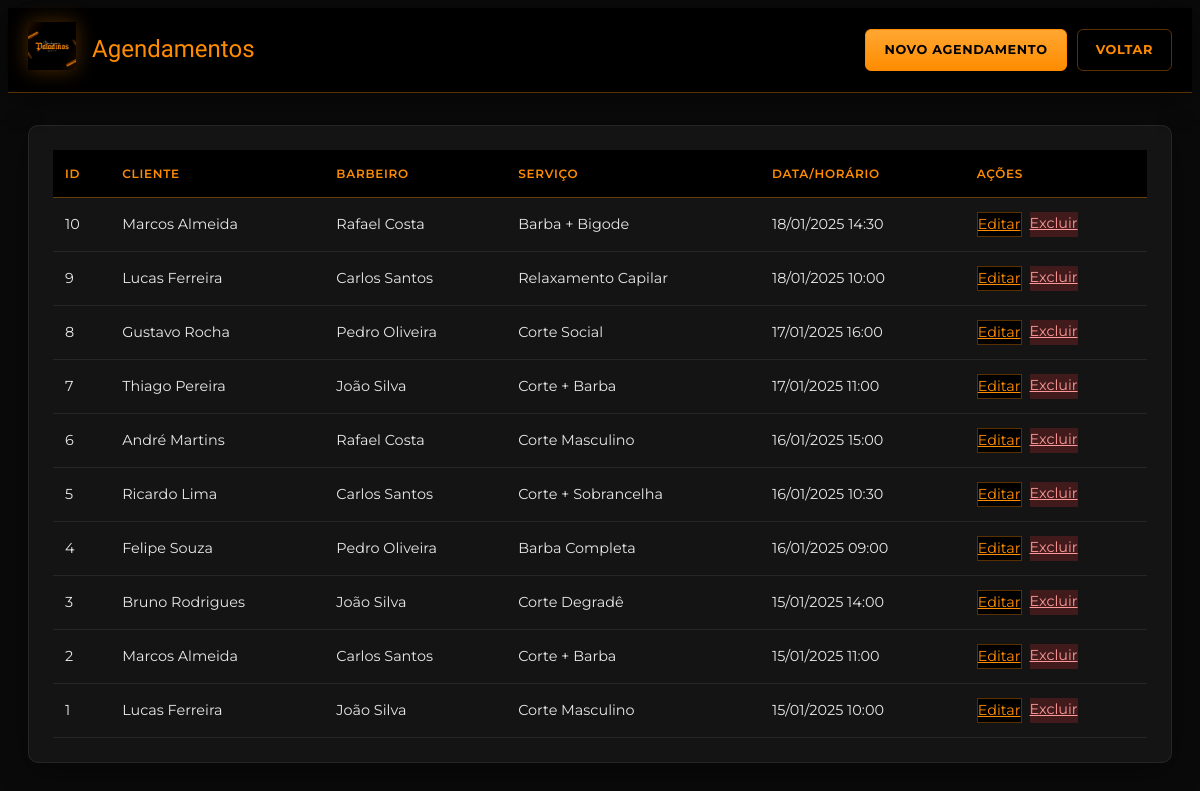
The page /admin/agendamento/listar-agendamento.php on the database its author committed.
### tables this page shows
CREATE TABLE `agendamento` (
  `id` int(11) NOT NULL,
  `nome_cliente` varchar(50) NOT NULL,
  `email_cliente` varchar(100) NOT NULL,
  `telefone_cliente` varchar(13) NOT NULL,
  `barbeiro` int(11) NOT NULL,
  `servico` varchar(100) NOT NULL,
  `horario` datetime NOT NULL
);

CREATE TABLE `barbeiros` (
  `id` int(11) NOT NULL,
  `email` varchar(100) NOT NULL,
  `senha` varchar(50) NOT NULL,
  `nome` varchar(100) NOT NULL,
  `descricao` varchar(300) NOT NULL
);

### admin/agendamento/listar-agendamento.php (the view, shortened to what this page needs)
<?php
    require_once(__DIR__ . "/../conectaMYSQL.php");
?>
<!DOCTYPE html>
<html lang="pt-BR">
<head>
<?php
require_once dirname(__DIR__, 2) . '/includes/admin/bootstrap.php';
?>
</head>
<body class="admin-body">
    <div class="table-container">
        <table>
            <thead>
                <tr>
                    <th>ID</th>
                    <th>Cliente</th>
                    <th>Barbeiro</th>
                    <th>Serviço</th>
                    <th>Data/Horário</th>
                    <th>Ações</th>
                </tr>
            </thead>
            <tbody>
        <?php
            $sql = "SELECT a.*, b.nome as nome_barbeiro
                    FROM agendamento a
                    LEFT JOIN barbeiros b ON a.barbeiro = b.id
                    ORDER BY a.horario DESC";
            $resultado = mysqli_query($connect, $sql);
            if(mysqli_num_rows($resultado) > 0) {
                while($dados = mysqli_fetch_array($resultado)) {
                    echo "<tr>";
                    echo "<td>" . $dados['id'] . "</td>";
                    echo "<td>" . $dados['nome_cliente'] . "</td>";
                    echo "<td>" . htmlspecialchars($dados['nome_barbeiro'] ? $dados['nome_barbeiro'] : 'Barbeiro #' . $dados['barbeiro']) . "</td>";
                    echo "<td>" . htmlspecialchars($dados['servico']) . "</td>";
                    echo "<td>" . date('d/m/Y H:i', strtotime($dados['horario'])) . "</td>";
                    echo "<td class='actions-cell'>";
                    echo "<a href='?query=admin/agendamento/agendamento-form-editar&id=" . $dados['id'] . "' class='btn-edit'>Editar</a>";
                    echo "<a href='?query=admin/agendamento/agendamento-excluir&id=" . $dados['id'] . "' class='btn-delete'>Excluir</a>";
                    echo "</td>";
                    echo "</tr>";
                }
            } else {
                echo "<tr><td colspan='5' class='empty-message'>Nenhum agendamento encontrado.</td></tr>";
            }
        ?>
            </tbody>
        </table>
    </div>
</body>
</html>

### assets/css/paladinos-theme.css (style rules this page uses)
:root { --pal-preto: #000000; --pal-fundo: #0a0a0a; --pal-card: #141414; --pal-card-hover: #1c1c1c; --pal-laranja: #ff8c00; --pal-laranja-claro: #ffa733; --pal-laranja-escuro: #e67e00; --pal-branco: #ffffff; --pal-texto: #e8e8e8; --pal-texto-suave: #a8a8a8; --pal-borda: rgba(255, 140, 0, 0.35); --pal-borda-suave: rgba(255, 255, 255, 0.08); --pal-glow: 0 0 20px rgba(255, 140, 0, 0.35); --pal-glow-forte: 0 0 28px rgba(255, 140, 0, 0.55); --font-corpo: 'Montserrat', 'Segoe UI', sans-serif; --font-gotica: 'UnifrakturMaguntia', Georgia, serif; --font-script: 'Great Vibes', cursive; --raio: 10px; --raio-sm: 6px; }
body { background: var(--pal-fundo); color: var(--pal-texto); font-family: var(--font-corpo); line-height: 1.6; }

### assets/css/admin-paladinos.css (style rules this page uses)
body.admin-body { background: var(--pal-fundo); color: var(--pal-texto); min-height: 100vh; }
.admin-btn-danger, .btn-delete { background: rgba(200, 50, 50, 0.25) !important; color: #ff9999 !important; border-color: rgba(220, 80, 80, 0.5) !important; }
.btn-edit, .admin-btn-edit { background: var(--pal-preto) !important; color: var(--pal-laranja) !important; border: 1px solid var(--pal-borda) !important; }
.table-container { background: var(--pal-card); border: 1px solid var(--pal-borda-suave); border-radius: var(--raio); padding: 24px; overflow-x: auto; box-shadow: 0 8px 32px rgba(0, 0, 0, 0.4); }
.admin-table, .table-container table { width: 100%; border-collapse: collapse; }
.admin-table thead, .table-container thead { background: var(--pal-preto); }
.admin-table thead th, .table-container thead th { padding: 14px 12px; text-align: left; font-weight: 600; font-size: 0.75rem; text-transform: uppercase; letter-spacing: 0.06em; color: var(--pal-laranja); border-bottom: 1px solid var(--pal-borda); }
.admin-table tbody tr, .table-container tbody tr { border-bottom: 1px solid var(--pal-borda-suave); transition: background 0.2s; }
.admin-table tbody td, .table-container tbody td { padding: 14px 12px; font-size: 0.9rem; color: var(--pal-texto); }
.actions-cell { display: flex; flex-wrap: wrap; gap: 8px; }

### rows shown on the page
agendamento: id "10", nome_cliente "Marcos Almeida", barbeiro.nome "Rafael Costa", servico "Barba + Bigode", horario "18/01/2025 14:30"
agendamento: id "9", nome_cliente "Lucas Ferreira", barbeiro.nome "Carlos Santos", servico "Relaxamento Capilar", horario "18/01/2025 10:00"
agendamento: id "8", nome_cliente "Gustavo Rocha", barbeiro.nome "Pedro Oliveira", servico "Corte Social", horario "17/01/2025 16:00"
agendamento: id "7", nome_cliente "Thiago Pereira", barbeiro.nome "João Silva", servico "Corte + Barba", horario "17/01/2025 11:00"
agendamento: id "6", nome_cliente "André Martins", barbeiro.nome "Rafael Costa", servico "Corte Masculino", horario "16/01/2025 15:00"
agendamento: id "5", nome_cliente "Ricardo Lima", barbeiro.nome "Carlos Santos", servico "Corte + Sobrancelha", horario "16/01/2025 10:30"
agendamento: id "4", nome_cliente "Felipe Souza", barbeiro.nome "Pedro Oliveira", servico "Barba Completa", horario "16/01/2025 09:00"
agendamento: id "3", nome_cliente "Bruno Rodrigues", barbeiro.nome "João Silva", servico "Corte Degradê", horario "15/01/2025 14:00"
agendamento: id "2", nome_cliente "Marcos Almeida", barbeiro.nome "Carlos Santos", servico "Corte + Barba", horario "15/01/2025 11:00"
agendamento: id "1", nome_cliente "Lucas Ferreira", barbeiro.nome "João Silva", servico "Corte Masculino", horario "15/01/2025 10:00"

### other values the page prints
$titulo "Agendamentos"
$acao['label'] "NOVO AGENDAMENTO"
$acao['label'] "VOLTAR"
